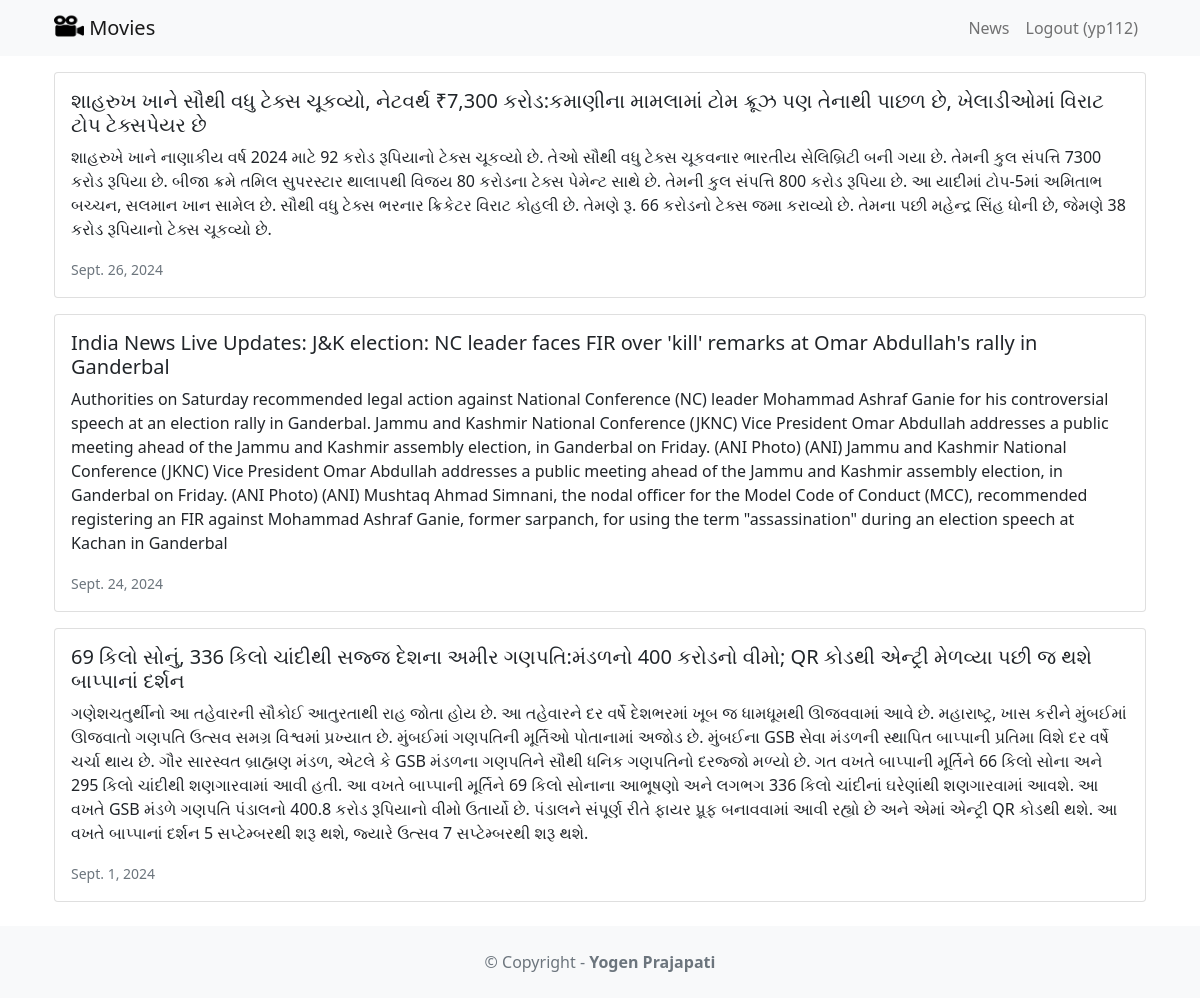
Page /news/ (signed in) on the committed database.
### news/models.py (models this page shows, shortened)
class News(models.Model):
    headline = models.CharField(max_length=200)
    body = models.TextField()
    date = models.DateField()

### news/views.py (the view)
# urls.py: path('news/',include('news.urls')),
def news(request):
    newss = News.objects.all().order_by('-date')
    return render(request,'news.html',{'newss':newss})

### news/templates/news.html (shortened to what this page needs)
<!DOCTYPE html>
<html lang="en">
<head>
    <link href="https://cdn.jsdelivr.net/npm/bootstrap@5.3.3/dist/css/bootstrap.min.css" rel="stylesheet"
>
</head>
<body>
    {% extends 'base.html' %}
    {% block content %}
    {% for news in newss %}
    <div class="card mb-3">
        <div class="row g-0">
            <div>
                <div class="card-body">
                    <h5 class="card-title">{{ news.headline}}</h5>
                    <p class="card-text">{{ news.body }}</p>
                    <p class="card-text"><small class="text-muted">
                            {{ news.date }}
                        </small></p>
                </div>
            </div>
        </div>
    </div>
    {% endfor %}
    {% endblock content %}

### movie/templates/base.html (shortened to what this page needs)
<!DOCTYPE html>
<html>
<head>
    <link href="https://cdn.jsdelivr.net/npm/bootstrap@5.1.1/dist/css/bootstrap.min.css" rel="stylesheet" />
</head>
<body>
    {% load static %}
    <nav class="navbar navbar-expand-lg navbar-light bg-light mb-3">
        <div class="container">
            <a class="navbar-brand" href="{% url 'home' %}">
                <img src="{% static 'images/movie.png' %}" alt="" width="30" height="24" class="d-inline-block align-text-top" />
                Movies
            </a>
            <div class="collapse navbar-collapse" id="navbarNavAltMarkup">
                <div class="navbar-nav ms-auto">
                    <a class="nav-link" href="{% url 'news' %}">News</a>
                    {% if user.is_authenticated %}
                    <a class="nav-link" href="{% url 'logoutaccount' %}">
                    Logout ({{ user.username }})
                    </a>
                    {% else %}
                    <a class="nav-link" href="{% url 'loginaccount' %}">Login</a>
                    <a class="nav-link" href="{% url 'signupaccount' %}">Sign Up</a>
                    {% endif %}
                </div>
            </div>
        </div>
    </nav>
    <div class="container">
        {% block content %}
        {% endblock content %}
    </div>
    <footer class="text-center text-lg-start bg-light text-muted mt-4">
        <div class="text-center p-4">
            © Copyright -
            <a class="text-reset fw-bold text-decoration-none" target="_blank" href="https://twitter.com/greglim81">
                Yogen Prajapati
            </a>
        </div>
    </footer>
</body>
</html>

### rows in the picture
News: headline "શાહરુખ ખાને સૌથી વધુ ટેક્સ ચૂકવ્યો, નેટવર્થ ₹7,300 કરોડ:કમાણીના મામલામાં ટોમ ક્રૂઝ પણ તેનાથી પાછળ છે, ખેલાડીઓમાં વિરાટ ટોપ ટેક્સપેયર છે", body "શાહરુખે ખાને નાણાકીય વર્ષ 2024 માટે 92 કરોડ રૂપિયાનો ટેક્સ ચૂકવ્યો છે. તેઓ સૌથી વધુ ટેક્સ ચૂકવનાર ભારતીય સેલિબ્રિટી બની ગયા છે. તેમની કુલ સંપત્તિ 7300 કરોડ રૂપિયા છે. બીજા ક્રમે તમિલ સુપરસ્ટાર થાલાપથી વિજય 80 કરોડના ટેક્સ પેમેન્ટ સાથે છે. તેમની કુલ સંપત્તિ 800 કરોડ રૂપિયા છે. આ યાદીમાં ટોપ-5માં અમિતાભ બચ્ચન, સલમાન ખાન સામેલ છે. સૌથી વધુ ટેક્સ ભરનાર ક્રિકેટર વિરાટ કોહલી છે. તેમણે રૂ. 66 કરોડનો ટેક્સ જમા કરાવ્યો છે. તેમના પછી મહેન્દ્ર સિંહ ધોની છે, જેમણે 38 કરોડ રૂપિયાનો ટેક્સ ચૂકવ્યો છે.", date "Sept. 26, 2024"
News: headline "India News Live Updates: J&K election: NC leader faces FIR over 'kill' remarks at Omar Abdullah's rally in Ganderbal", body "Authorities on Saturday recommended legal action against National Conference (NC) leader Mohammad Ashraf Ganie for his controversial speech at an election rally in Ganderbal. Jammu and Kashmir National Conference (JKNC) Vice President Omar Abdullah addresses a public meeting ahead of the Jammu and Kashmir assembly election, in Ganderbal on Friday. (ANI Photo) (ANI) Jammu and Kashmir National Conference (JKNC) Vice President Omar Abdullah addresses a public meeting ahead of the Jammu and Kashmir assembly election, in Ganderbal on Friday. (ANI Photo) (ANI) Mushtaq Ahmad Simnani, the nodal officer for the Model Code of Conduct (MCC), recommended registering an FIR against Mohammad Ashraf…", date "Sept. 24, 2024"
News: headline "69 કિલો સોનું, 336 કિલો ચાંદીથી સજ્જ દેશના અમીર ગણપતિ:મંડળનો 400 કરોડનો વીમો; QR કોડથી એન્ટ્રી મેળવ્યા પછી જ થશે બાપ્પાનાં દર્શન", body "ગણેશચતુર્થીનો આ તહેવારની સૌકોઈ આતુરતાથી રાહ જોતા હોય છે. આ તહેવારને દર વર્ષે દેશભરમાં ખૂબ જ ધામધૂમથી ઊજવવામાં આવે છે. મહારાષ્ટ્ર, ખાસ કરીને મુંબઈમાં ઊજવાતો ગણપતિ ઉત્સવ સમગ્ર વિશ્વમાં પ્રખ્યાત છે. મુંબઈમાં ગણપતિની મૂર્તિઓ પોતાનામાં અજોડ છે. મુંબઈના GSB સેવા મંડળની સ્થાપિત બાપ્પાની પ્રતિમા વિશે દર વર્ષે ચર્ચા થાય છે. ગૌર સારસ્વત બ્રાહ્મણ મંડળ, એટલે કે GSB મંડળના ગણપતિને સૌથી ધનિક ગણપતિનો દરજ્જો મળ્યો છે. ગત વખતે બાપ્પાની મૂર્તિને 66 કિલો સોના અને 295 કિલો ચાંદીથી શણગારવામાં આવી હતી. આ વખતે બાપ્પાની મૂર્તિને 69 કિલો સોનાના આભૂષણો અને લગભગ 336 કિલો ચાંદીનાં ઘરેણાંથી શણગારવામાં આવશે. આ વખતે GSB મંડળે ગણપતિ પંડાલનો 400.8 કરોડ રૂપિયાનો વીમો ઉતાર્યો છે. પંડાલને સંપૂર્ણ રીતે ફાયર પ્રૂફ બનાવવામાં આવી…", date "Sept. 1, 2024"

### other values in the picture
{{ user.username }} "yp112"
